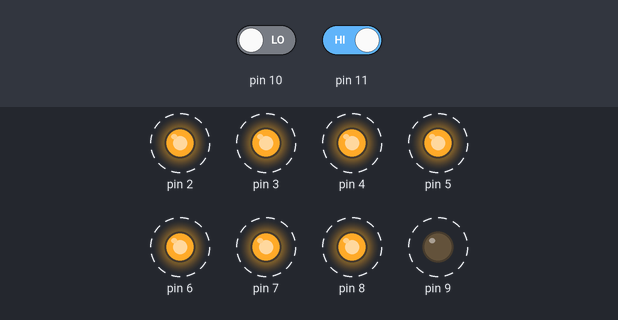
The sketch below on a simulated Arduino Uno, built with avr-gcc and run on an emulated ATmega328P. Shown: output pins drawn as LEDs (lit = HIGH). Dashed ring = blinking. The inputs (shaded band) are chosen by the test bench; at power-on: pin 10 LOW, pin 11 HIGH.

Above: at 4.35 s.
4.4 s: pin 10 driven HIGH
At 5.1 s:
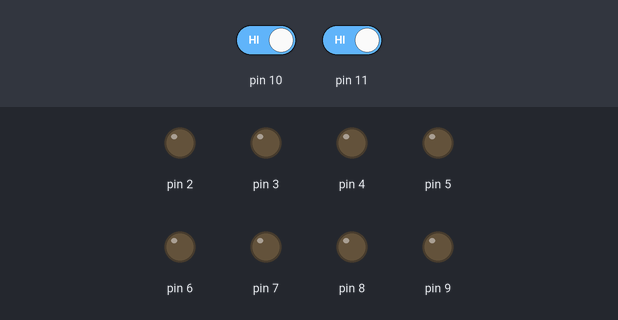
7.9 s: pin 11 driven LOW
At 8.85 s:
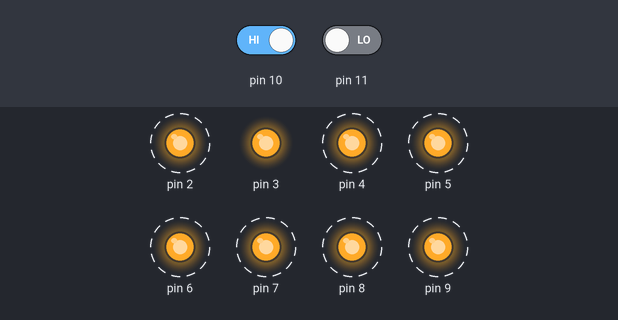
11.4 s: pin 11 driven HIGH
At 12.15 s:
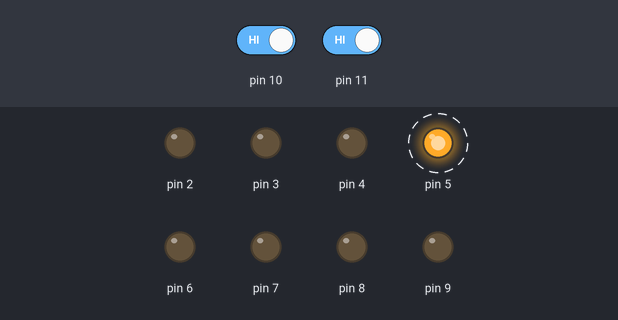
14.9 s: pin 10 driven LOW
Timing chart, 0 to 19.4 s (numbered marks = the images above; inputs shaded):
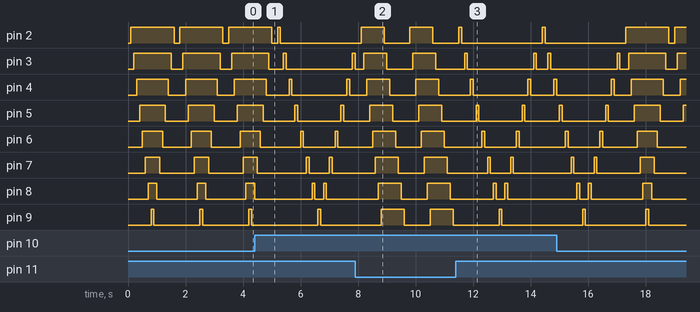

Measured:
- after the input at 7.9 s, pin 2: HIGH → LOW after 1.0 s, → HIGH 0.90 s later, → LOW 0.80 s later; pin 6: alternates HIGH for 0.80 s and LOW for 0.90 s, starting after 0.60 s; pin 7: alternates HIGH for 0.80 s and LOW for 0.90 s, starting after 0.70 s; pin 8: alternates HIGH for 0.80 s and LOW for 0.90 s, starting after 0.80 s
- after the input at 11.4 s, pin 2: HIGH → LOW after 0.20 s, → HIGH 2.8 s later, → LOW 0.10 s later; pin 6: alternates HIGH for 0.10 s and LOW for 1.1 s, starting after 0.90 s
- by itself, pin 2: alternates HIGH for 1.5 s and LOW for 0.20 s
- by itself, pin 6: alternates HIGH for 0.70 s and LOW for 1.0 s
- by itself, pin 7: alternates HIGH for 0.50 s and LOW for 1.2 s
- by itself, pin 8: alternates HIGH for 0.30 s and LOW for 1.4 s
- by itself, pin 9: alternates HIGH for 0.10 s and LOW for 2.1 s

The sketch:

Button_and_LED.ino
```cpp
int i;
int button1, button2;
int mode1=0, mode2=0;
void setup() {
  // put your setup code here, to run once:
for(i=2;i<=9;i++){
  pinMode(i,OUTPUT);
}
pinMode(10,INPUT);
pinMode(11,INPUT);

}

void loop() {
  // put your main code here, to run repeatedly:
delay(100);
button1=digitalRead(10);
button2=digitalRead(11);


if((button1 == 1)&&(button2 == 0)){
  for(i=2;i<=9;i++){
  digitalWrite(i,HIGH);
  delay(100);
}
for(i=2;i<=9;i++){
  digitalWrite(i,LOW);
  delay(100);
}
}

if((button1 == 0)&&(button2 == 1)){
  for(i=2;i<=9;i++){
  digitalWrite(i,HIGH);
  delay(100);
}
for(i=9;i>=2;i--){
  digitalWrite(i,LOW);
  delay(100);
}
}

if((button1 == 1)&&(button2 == 1)){
  for(i=2;i<=8;i++){
  digitalWrite(i,HIGH);
  delay(100);
  digitalWrite(i,LOW);
  delay(100);
}
for(i=9;i>=3;i--){
  digitalWrite(i,HIGH);
  delay(100);
  digitalWrite(i,LOW);
  delay(100);
}
}

for(i=2;i<=9;i++){
  digitalWrite(i,LOW);
}

}
```
